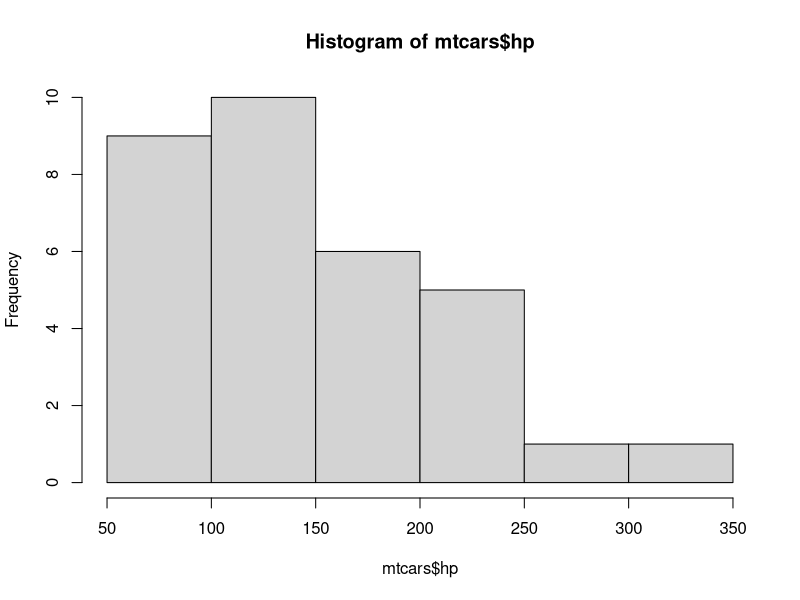
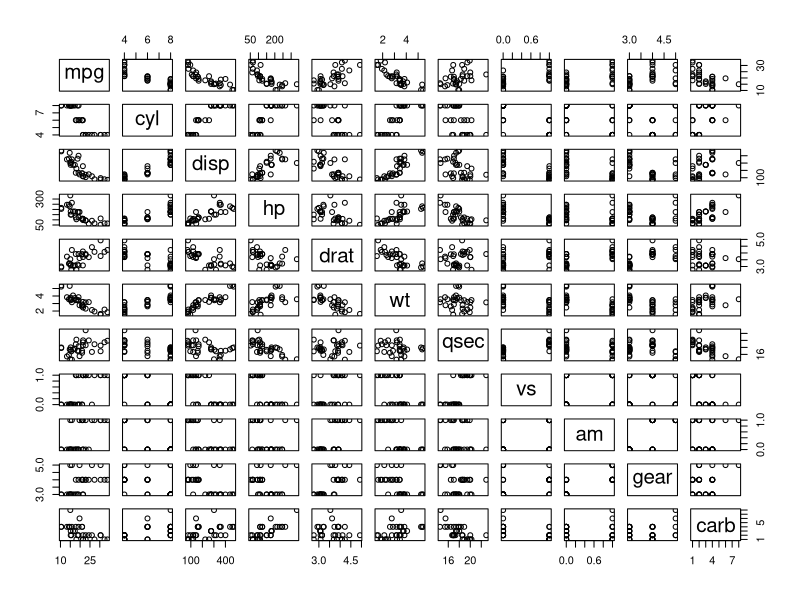

These figures' R source, in order:
## ---- chunk 1
knitr::opts_chunk$set(echo = TRUE)
## ---- chunk 2
data(mtcars)
## ---- chunk 3
head(mtcars)
tail(mtcars)
## ---- chunk 4
colnames(mtcars)
rownames(mtcars)
summary(mtcars)
dim(mtcars)
## ---- chunk 5
var(mtcars$wt)
## ---- chunk 6
hist(mtcars$hp)
## ---- chunk 7
quantile(mtcars$wt, c(.2, .4, .8))

## ---- chunk 8
plot(mtcars)
## ---- chunk 9
cor(mtcars)
## ---- chunk 10
x <- matrix(1:15,nr=3)
x
## ---- chunk 11
df <- data.frame(matrix(1:100, nr=10))

## ---- chunk 12
df
## ---- chunk 13
head(mtcars)
## ---- chunk 14
data(women)
women$GPA <- c(1.5, 3.7, 4,1, 3, 2.5, 3.8, 0.8, 2, 4, 1, 3, 2.5, 3.0, 4.0)
library(dplyr)
dplyr::tibble(women)
